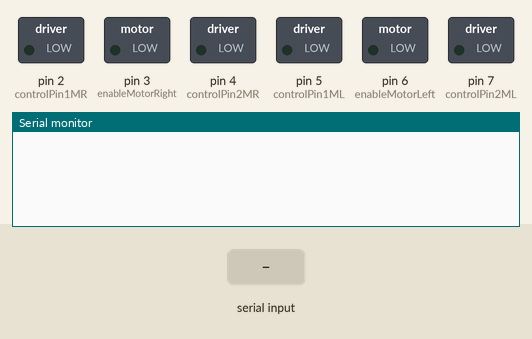
This sketch was run on a simulated Arduino Uno, built with avr-gcc and run on an emulated ATmega328P. Parts: switched loads named in the sketch (green lamp = pin HIGH), the last lines printed to the serial monitor. The inputs (shaded band) are chosen by the test bench.

Above: at 1.2 s.
1.3 s: "U\n" received over the second serial link
At 2.5 s:
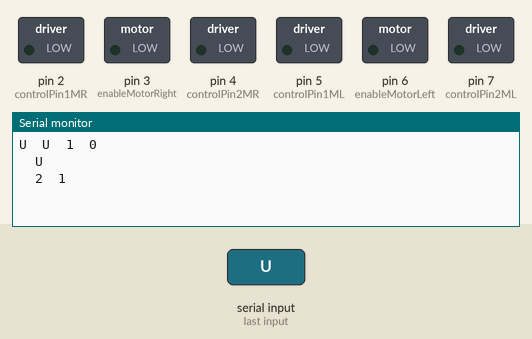
2.8 s: "L\n" received over the second serial link
At 3.9 s:
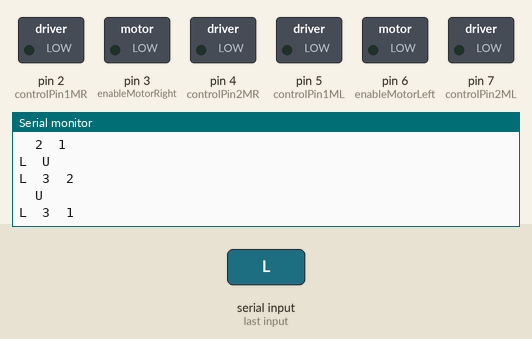
4.3 s: "R\n" received over the second serial link
At 5.1 s:
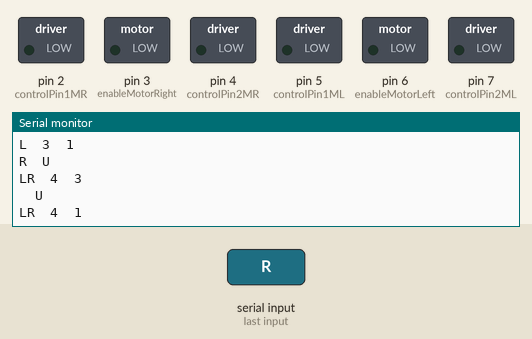

Measured:
- after the input at 1.3 s, the serial monitor: prints a new line at once (image 1)
- after the input at 2.8 s, the serial monitor: prints a new line at once (image 2)
- after the input at 4.3 s, the serial monitor: prints a new line at once (image 3)

The sketch:

control_robopad_buffer.ino
```cpp
/**
 * CONTROL ARDUINO REMOTE CAR WITH ROBOPAD APP
 *
 * Author: Jonathan Sada
 * Version: 1.0.0
 */
#include <SoftwareSerial.h> // Serial Comunication with other pins

/* Bluethoth vars
 * Connect RXD and TXD to Bluetooh module
 */
const int bt_rx = 10;
const int bt_tx = 11;
SoftwareSerial BT(bt_tx,bt_rx);

/** Buffer control vars, gets data from Bluetoth and saves it for execute actions **/
char action = 0; // Stores last recived action while are interpreted
String dataBuffer = ""; // Stores actions for execution


/* Motors vars
 * Right and Left is looked from robot's back.
 */
const int enableMotorRight = 3;
const int controlPin1MR = 2;
const int controlPin2MR = 4;
const int enableMotorLeft = 6;
const int controlPin1ML = 5;
const int controlPin2ML = 7;

void setup() {
  // SET PINS FOR MOTOR RIGHT
  pinMode(enableMotorRight,OUTPUT);
  pinMode(controlPin1MR,OUTPUT);
  pinMode(controlPin2MR,OUTPUT);

  // SET PINS FOR MOTOR LEFT
  pinMode(enableMotorLeft,OUTPUT);
  pinMode(controlPin1ML,OUTPUT);
  pinMode(controlPin2ML,OUTPUT);

  // Robopad program app is configured to use bluetooth at 19200 baudios
  BT.begin(19200);
  Serial.begin(9600);
}

void loop() {
  if(BT && BT.available()) {
    // Read the Bluetooth Serial and store it in the buffer or delete from buffer if is 'S'
    action = BT.read();
    // S = STOP | M = CONECTED
    if(action!='S' && action!='M'){
      if(dataBuffer.lastIndexOf(action) == -1){
        //dataBuffer[i++] = BT.read();
        dataBuffer.concat(action);
      }
    }else{
      dataBuffer.remove(dataBuffer.length()-1);
    }

    Serial.print(action);
    Serial.print('\t');
    Serial.print(dataBuffer);
    Serial.print('\t');
    Serial.print(dataBuffer.length());
    Serial.print('\t');
    Serial.print(dataBuffer.lastIndexOf(action));
    Serial.print('\n');

    if(dataBuffer=="U"){ // GO STRAIGHT
      _wheel_action(255, HIGH, LOW, 255, HIGH, LOW);
    }else if(dataBuffer=="L"){ // TURN LEFT
      _wheel_action(255, HIGH, LOW, LOW, LOW, LOW);
    }else if(dataBuffer=="R"){ // TURN RIGHT
      _wheel_action(LOW, LOW, LOW, 255, HIGH, LOW);
    }else if(dataBuffer=="D"){ // GO BACK
      _wheel_action(255, LOW, HIGH, 255, LOW, HIGH);
    }else if(dataBuffer=="UL" || dataBuffer=="LU"){ // GO STRAIGHT TURNING LEFT
      _wheel_action(255, HIGH, LOW, 200, HIGH, LOW);
    }else if(dataBuffer=="UR" || dataBuffer=="RU"){ // GO STRAIGHT TURNING RIGHT
      _wheel_action(200, HIGH, LOW, 255, HIGH, LOW);
    }else if(dataBuffer=="DL" || dataBuffer=="LD"){ // GO BACK TURNING LEFT
      _wheel_action(255, LOW, HIGH, 200, LOW, HIGH);
    }else if(dataBuffer=="DR" || dataBuffer=="RD"){ // GO BACK TURNING RIGHT
      _wheel_action(200, LOW, HIGH, 255, LOW, HIGH);
    }else{ // STOP
      _wheel_action(LOW, LOW, LOW, LOW, LOW, LOW);
    }
  }
}

/* Sets values to wheels for write less code in similar functions.
 * int MR_speed - Speed for right motor (0 - 255)
 * int MR_P1 - Motor right pin 1 value (LOW|HIGH)
 * int MR_P2 - Motor right pin 2 value (LOW|HIGH)
 * int ML_speed - Speed for left motor (0 - 255)
 * int ML_P1 - Motor left pin 1 value (LOW|HIGH)
 * int ML_P2 - Motor left pin 2 value (LOW|HIGH)
 */
void _wheel_action(int MR_speed, int MR_P1, int MR_P2, int ML_speed, int ML_P1, int ML_P2){
  // MOTOR RIGHT
  analogWrite(enableMotorRight,MR_speed);
  digitalWrite(controlPin1MR, MR_P1);
  digitalWrite(controlPin2MR, MR_P2);

  // MOTOR LEFT
  analogWrite(enableMotorLeft,ML_speed);
  digitalWrite(controlPin1ML, ML_P1);
  digitalWrite(controlPin2ML, ML_P2);
}
```
